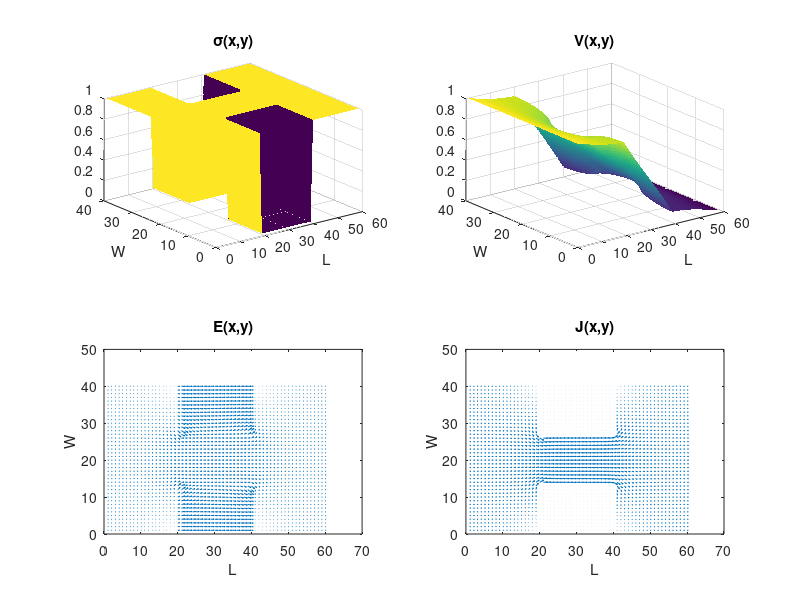

Reproduce this figure in MATLAB.
close all;
clear;

w=2;
l=3;
dx=0.05;
dy=0.05;
ny=w/dx;
nx=l/dy;

V0=1;
cMap=ones(nx,ny);
% Change the conductance for the middle third on each side  
cMap(nx/3:2*nx/3  , 1:ny/3)=1e-2; 
cMap(nx/3:2*nx/3 , 2*ny/3:ny)=1e-2;

% G-matrix, relates the value of a node to all other nodes
G=sparse(nx*ny,nx*ny);
% F-vector, the boundary conditons
F = sparse(nx*ny,1);

% Populate G matrix
% Code from https://github.com/L28E/4700Code/blob/master/CondCode/GetCurrents.m
for i = 1:nx
    for j = 1:ny
        n = j + (i - 1) * ny;

        if i == 1
            G(n, :) = 0;
            G(n, n) = 1;
            F(n)=V0;
        elseif i == nx
            G(n, :) = 0;
            G(n, n) = 1;
        elseif j == 1
            nxm = j + (i - 2) * ny;
            nxp = j + (i) * ny;
            nyp = j + 1 + (i - 1) * ny;

            rxm = (cMap(i, j) + cMap(i - 1, j)) / 2.0;
            rxp = (cMap(i, j) + cMap(i + 1, j)) / 2.0;
            ryp = (cMap(i, j) + cMap(i, j + 1)) / 2.0;

            G(n, n) = -(rxm+rxp+ryp);
            G(n, nxm) = rxm;
            G(n, nxp) = rxp;
            G(n, nyp) = ryp;

        elseif j ==  ny
            nxm = j + (i - 2) * ny;
            nxp = j + (i) * ny;
            nym = j - 1 + (i - 1) * ny;

            rxm = (cMap(i, j) + cMap(i - 1, j)) / 2.0;
            rxp = (cMap(i, j) + cMap(i + 1, j)) / 2.0;
            rym = (cMap(i, j) + cMap(i, j - 1)) / 2.0;

            G(n, n) = -(rxm + rxp + rym);
            G(n, nxm) = rxm;
            G(n, nxp) = rxp;
            G(n, nym) = rym;
        else
            nxm = j + (i-2)*ny;
            nxp = j + (i)*ny;
            nym = j-1 + (i-1)*ny;
            nyp = j+1 + (i-1)*ny;

            rxm = (cMap(i,j) + cMap(i-1,j))/2.0;
            rxp = (cMap(i,j) + cMap(i+1,j))/2.0;
            rym = (cMap(i,j) + cMap(i,j-1))/2.0;
            ryp = (cMap(i,j) + cMap(i,j+1))/2.0;

            G(n,n) = -(rxm+rxp+rym+ryp);
            G(n,nxm) = rxm;
            G(n,nxp) = rxp;
            G(n,nym) = rym;
            G(n,nyp) = ryp;
        end

    end
end

% Solve for voltage
V = G\F;
v_surf=zeros(nx,ny);
for x=1:nx
    for y=1:ny
      n = y + (x - 1) * ny;
      v_surf(x,y)=V(n);
    end      
end 

% conductivity Plot 
figure();
subplot(2,2,1);
surf(cMap','EdgeColor','none');
title('σ(x,y)');
ylabel('W');
xlabel('L');

% Voltage Plot 
subplot(2,2,2);
surf(v_surf','EdgeColor','none');
title('V(x,y)');
ylabel('W');
xlabel('L');

% E field Plot 
[Ex,Ey]=gradient(-v_surf');
subplot(2,2,3);
quiver(Ex,Ey);
title('E(x,y)' );
ylabel('W');
xlabel('L');

% Current Density plot 
subplot(2,2,4);
Jx=cMap'.*Ex;
Jy=cMap'.*Ey;
quiver(Jx,Jy);
title('J(x,y)' );
ylabel('W');
xlabel('L');

% Calculate Current
eFlowx = cMap' .* Ex;
eFlowy = cMap' .* Ey;

C0 = sum(eFlowx'(1, :))
Cnx = sum(eFlowx'(nx, :))
Curr = (C0 + Cnx) * 0.5